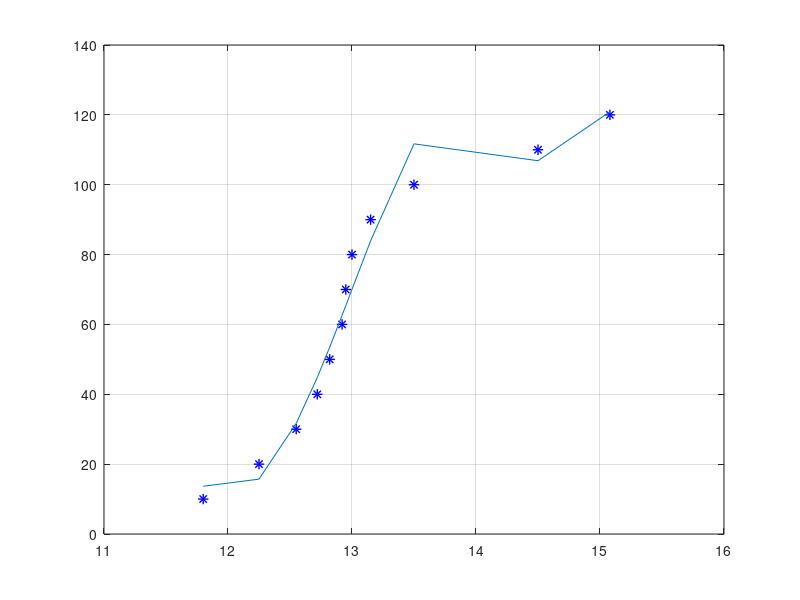

Here is the MATLAB script that generated this plot:
#pkg unload control 
pkg load optim


## Charge
c5 = [12.6, 12.77, 12.95, 13.2, 13.39, 13.53, 13.675, 14.02, 15.27, 15.96, 16.25, 16.38];
c10 = [12.38, 12.6, 12.82, 13.05, 13.2, 13.3, 13.41, 13.63, 14.08, 15.24, 15.72, 15.95];
c20 = [12.05, 12.42, 12.69, 12.89, 13.015, 13.12, 13.18, 13.3, 13.58, 14.15, 15.17, 15.54];
c40 = [11.8, 12.25, 12.55, 12.72, 12.82, 12.92, 12.95, 13.0, 13.15, 13.5, 14.5, 15.08];

## Rest
rest = [11.7, 11.915, 12.115, 12.24, 12.32, 12.415, 12.5, 12.6, 12.59, 12.61];

## Discharge
d100 = [12.66, 12.66, 12.64, 12.605, 12.54, 12.48, 12.38, 12.28, 12.12, 11.925, 11.7];
d20 = [12.604, 12.545, 12.54, 12.5, 12.42, 12.323, 12.22, 12.1, 11.915, 11.7, 11.45];
d10 = [12.485, 12.425, 12.35, 12.248, 12.13, 12.004, 11.88, 11.695, 11.48, 11.28, 11];
d5 = [12.065, 12.0, 11.917, 11.81, 11.69, 11.522, 11.385, 11.18, 10.91, 10.602, 10.2];
d3 = [11.78, 11.7, 11.61, 11.495, 11.325, 11.145, 10.98, 10.715, 10.39, 9.97, 9.48];

percent = [10, 20, 30, 40, 50, 60, 70, 80, 90, 100, 110, 120];
percent11 = [110, 100, 90, 80, 70, 60, 50, 40, 30, 20, 10];
percentRest = [10, 20, 30, 40, 50, 60, 70, 80, 90, 100];


###############################
########## Fit c40 ############
###############################

x = c40;
y = percent;

maximum = 100;
minimum = -100;
increment = 1;
sw = 0;

a = minimum;
while (a < maximum)
  b = minimum;
  while (b < maximum)
    c = minimum;
    while (c < maximum)
      d = minimum;
      while (d < maximum)
        e = minimum;
        while (e < maximum)
          f = minimum;
          while (f < maximum)
            g = minimum;
            while (g < maximum)
              # SIXTH ORDER 2
              F = @(x, p) (x - p(1)).* (x - p(2)).* (x - p(3)).* (x - p(4)).* (x - p(5)).* (x - p(6)) + p(7);
              p = [a, b, c, d, e, f, g];
              
              g = g + increment;
              global verbose;
               verbose = 0;
               [data, fit] = leasqr(x, y, p, F);
              
              accumulator = 0;        
              for i = 1:x
                accumulator = accumulator + (y(i) - ((x(i) - fit(1, 1)).* (x(i) - fit(2, 1)).* (x(i) - fit(3, 1)).* (x(i) - fit(4, 1)).* (x(i) - fit(5, 1)).* (x(i) - fit(6, 1)) + fit(7, 1))).^2;
              endfor
              
              if (sw == 0)
                sw = 1;
                minimum = accumulator
                pfinal = p
              endif
                
              if (accumulator < minimum)
                minimum = accumulator
                pfinal = p
              endif
              
              endwhile
            f = f + increment;
            endwhile
          e = e + increment;
          endwhile
        d = d + increment;
        endwhile
      c = c + increment;
      endwhile
    b = b + increment;
    endwhile
  a = a + increment;
endwhile

global verbose;
 verbose = 0;
 [data, fit] = leasqr(x, y, pfinal, F);

figure(4)
hold on
grid on
box on
plot(x, y, 'b*', 'LineWidth', 1, 'MarkerSize', 7.5)

# SIXTH ORDER 
#plot(x,  (x - fit(1, 1)).* (x - fit(2, 1)).* (x - fit(3, 1)).* (x - fit(4, 1)).* (x - fit(5, 1)).* (x - fit(6, 1)) + fit(7, 1))
# Less precise
plot(x,  (x - 14.6659).* (x - 14.8680).* (x - 9.8940).* (x - 9.9535).* (x - 13.3392).* (x - 9.9839) + 100.1695)
   
fit